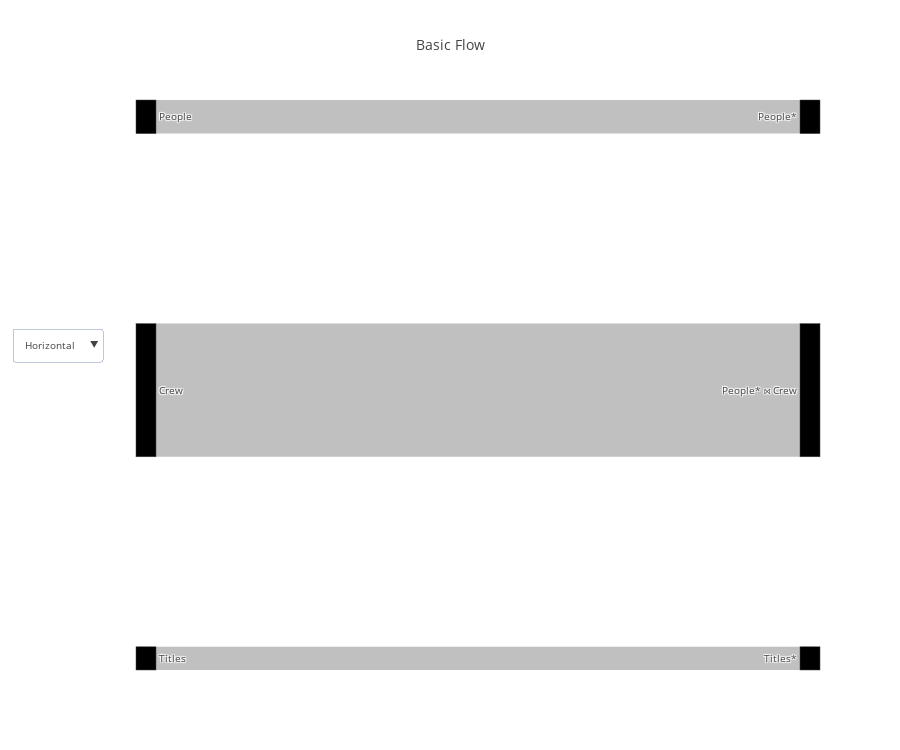

The code cell stored with this chart in its notebook:
### Code cell
query_renderer.vizualize(cardinality_df, title="Basic Flow", metrics=["actual_rows"], open_=False)

### Figure 1 — Plotly figure (JSON) as saved in the notebook; plotly's stock layout.template omitted (floating-point values rounded to 4 significant figures)
{"data": [{"link": {"color": ["silver", "silver", "silver", "silver", "silver", "silver", "silver"], "label": ["", "Filter condition: (people.name = ANY ('{\"Owen Wilson\",\"Adam Sandler\",\"Jason Segel\"}'::text[]))", "", "Hash Cond ('Inner', '(crew.person_id = people.person_id)')", "", "Filter condition: (titles.genres ~~ '%Comedy%'::text)", "Hash Cond ('Inner', '(titles.title_id = crew.title_id)')"], "source": [0, 1, 2, 3, 4, 5, 6], "target": [1, 3, 3, 6, 5, 6, 7], "value": [3446261, null, 13651901, null, 2379234, null, null]}, "node": {"color": [null, null, null, null, null, null, null], "label": ["People", "People*", "Crew", "People* ⋈ Crew", "Titles", "Titles*", "People* ⋈ Crew ⋈ Titles*"], "pad": 200}, "orientation": "h", "type": "sankey", "valueformat": ",", "valuesuffix": [" Rows", " Rows", " Rows", " Rows", " Rows", " Rows", " Rows"]}], "layout": {"font": {"size": 10}, "height": 750, "title": "Basic Flow", "updatemenus": [{"buttons": [{"args": ["orientation", "h"], "label": "Horizontal", "method": "restyle"}, {"args": ["orientation", "v"], "label": "Vertical", "method": "restyle"}], "y": 0.6}]}}
